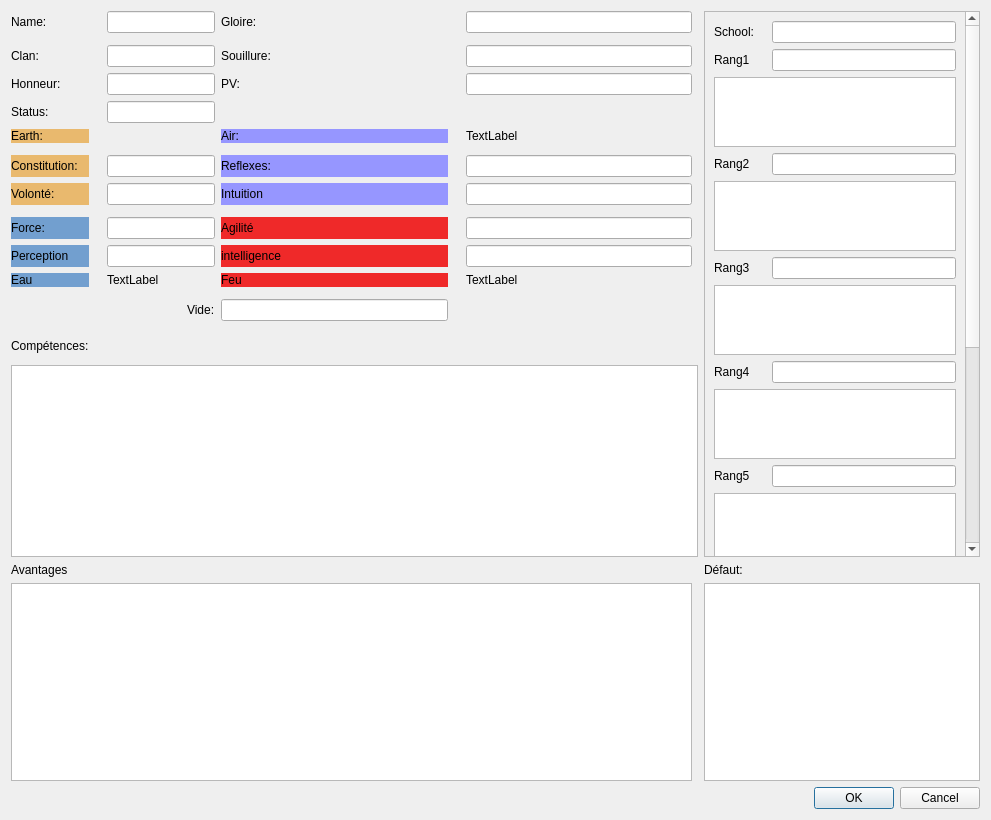
<?xml version="1.0" encoding="UTF-8"?>
<ui version="4.0">
 <class>L5RCharacterSheetDialog</class>
 <widget class="QDialog" name="L5RCharacterSheetDialog">
  <property name="geometry">
   <rect>
    <x>0</x>
    <y>0</y>
    <width>991</width>
    <height>820</height>
   </rect>
  </property>
  <property name="windowTitle">
   <string>Dialog</string>
  </property>
  <layout class="QGridLayout" name="gridLayout" rowstretch="0,0,0,0,0,0,0,0,0,0,0,0,0,0,0,0,0,0,0,0,0,0,0,0,0,0,0,0,0,0,0,0" columnstretch="0,0,0,0,0,0,0,0,0,0,0,0,0,0,0,0,0">
   <property name="sizeConstraint">
    <enum>QLayout::SetMinimumSize</enum>
   </property>
   <item row="15" column="5">
    <widget class="QLabel" name="label_25">
     <property name="text">
      <string>Vide:</string>
     </property>
    </widget>
   </item>
   <item row="30" column="12" colspan="5">
    <widget class="QTextEdit" name="m_defaut"/>
   </item>
   <item row="9" column="6">
    <widget class="QLabel" name="label_12">
     <property name="styleSheet">
      <string notr="true">background-color: rgb(150, 150, 255);</string>
     </property>
     <property name="text">
      <string>Intuition</string>
     </property>
    </widget>
   </item>
   <item row="1" column="6" colspan="3">
    <widget class="QLabel" name="label_29">
     <property name="text">
      <string>Gloire:</string>
     </property>
    </widget>
   </item>
   <item row="1" column="3" colspan="3">
    <widget class="QLineEdit" name="m_name"/>
   </item>
   <item row="12" column="9">
    <widget class="QLineEdit" name="m_intell"/>
   </item>
   <item row="1" column="0" colspan="3">
    <widget class="QLabel" name="label">
     <property name="text">
      <string>Name:</string>
     </property>
    </widget>
   </item>
   <item row="6" column="0">
    <widget class="QLabel" name="label_4">
     <property name="styleSheet">
      <string notr="true">background-color: rgb(233, 185, 110);</string>
     </property>
     <property name="text">
      <string>Earth:</string>
     </property>
    </widget>
   </item>
   <item row="5" column="3" colspan="3">
    <widget class="QLineEdit" name="m_status"/>
   </item>
   <item row="11" column="6">
    <widget class="QLabel" name="label_13">
     <property name="styleSheet">
      <string notr="true">background-color: rgb(239, 41, 41);</string>
     </property>
     <property name="text">
      <string>Agilité</string>
     </property>
    </widget>
   </item>
   <item row="15" column="6">
    <widget class="QLineEdit" name="m_vide"/>
   </item>
   <item row="3" column="0" colspan="3">
    <widget class="QLabel" name="label_2">
     <property name="text">
      <string>Clan:</string>
     </property>
    </widget>
   </item>
   <item row="13" column="0">
    <widget class="QLabel" name="label_9">
     <property name="styleSheet">
      <string notr="true">background-color: rgb(114, 159, 207);</string>
     </property>
     <property name="text">
      <string>Eau</string>
     </property>
    </widget>
   </item>
   <item row="20" column="0" rowspan="9" colspan="11">
    <widget class="QTextEdit" name="m_comps"/>
   </item>
   <item row="4" column="6">
    <widget class="QLabel" name="label_30">
     <property name="text">
      <string>PV:</string>
     </property>
    </widget>
   </item>
   <item row="9" column="9">
    <widget class="QLineEdit" name="m_intuition"/>
   </item>
   <item row="4" column="3" colspan="3">
    <widget class="QLineEdit" name="m_honor"/>
   </item>
   <item row="3" column="6" colspan="3">
    <widget class="QLabel" name="label_31">
     <property name="text">
      <string>Souillure:</string>
     </property>
    </widget>
   </item>
   <item row="1" column="9">
    <widget class="QLineEdit" name="m_gloire"/>
   </item>
   <item row="29" column="12" colspan="2">
    <widget class="QLabel" name="label_27">
     <property name="text">
      <string>Défaut:</string>
     </property>
    </widget>
   </item>
   <item row="30" column="0" colspan="10">
    <widget class="QTextEdit" name="m_adv"/>
   </item>
   <item row="4" column="9">
    <widget class="QLineEdit" name="m_pv"/>
   </item>
   <item row="8" column="0">
    <widget class="QLabel" name="label_5">
     <property name="styleSheet">
      <string notr="true">background-color: rgb(233, 185, 110);</string>
     </property>
     <property name="text">
      <string>Constitution:</string>
     </property>
    </widget>
   </item>
   <item row="11" column="0">
    <widget class="QLabel" name="label_7">
     <property name="styleSheet">
      <string notr="true">background-color: rgb(114, 159, 207);</string>
     </property>
     <property name="text">
      <string>Force:</string>
     </property>
    </widget>
   </item>
   <item row="11" column="9">
    <widget class="QLineEdit" name="m_agi"/>
   </item>
   <item row="5" column="0">
    <widget class="QLabel" name="label_32">
     <property name="text">
      <string>Status:</string>
     </property>
    </widget>
   </item>
   <item row="4" column="0">
    <widget class="QLabel" name="label_28">
     <property name="text">
      <string>Honneur:</string>
     </property>
    </widget>
   </item>
   <item row="9" column="3" colspan="3">
    <widget class="QLineEdit" name="m_volo"/>
   </item>
   <item row="13" column="6">
    <widget class="QLabel" name="label_15">
     <property name="styleSheet">
      <string notr="true">background-color: rgb(239, 41, 41);</string>
     </property>
     <property name="text">
      <string>Feu</string>
     </property>
    </widget>
   </item>
   <item row="6" column="6">
    <widget class="QLabel" name="label_10">
     <property name="styleSheet">
      <string notr="true">background-color: rgb(150, 150, 255);</string>
     </property>
     <property name="text">
      <string>Air:</string>
     </property>
    </widget>
   </item>
   <item row="3" column="3" colspan="3">
    <widget class="QLineEdit" name="m_clan"/>
   </item>
   <item row="29" column="0" colspan="4">
    <widget class="QLabel" name="label_26">
     <property name="text">
      <string>Avantages</string>
     </property>
    </widget>
   </item>
   <item row="31" column="13" colspan="4">
    <widget class="QDialogButtonBox" name="buttonBox">
     <property name="orientation">
      <enum>Qt::Horizontal</enum>
     </property>
     <property name="standardButtons">
      <set>QDialogButtonBox::Cancel|QDialogButtonBox::Ok</set>
     </property>
    </widget>
   </item>
   <item row="11" column="3" colspan="3">
    <widget class="QLineEdit" name="m_force"/>
   </item>
   <item row="8" column="9">
    <widget class="QLineEdit" name="m_reflexes"/>
   </item>
   <item row="9" column="0">
    <widget class="QLabel" name="label_6">
     <property name="styleSheet">
      <string notr="true">background-color: rgb(233, 185, 110);</string>
     </property>
     <property name="text">
      <string>Volonté:</string>
     </property>
    </widget>
   </item>
   <item row="12" column="6">
    <widget class="QLabel" name="label_14">
     <property name="styleSheet">
      <string notr="true">background-color: rgb(239, 41, 41);</string>
     </property>
     <property name="text">
      <string>intelligence</string>
     </property>
    </widget>
   </item>
   <item row="18" column="0">
    <widget class="QLabel" name="label_24">
     <property name="text">
      <string>Compétences:</string>
     </property>
    </widget>
   </item>
   <item row="12" column="3" colspan="3">
    <widget class="QLineEdit" name="m_percep"/>
   </item>
   <item row="12" column="0">
    <widget class="QLabel" name="label_8">
     <property name="styleSheet">
      <string notr="true">background-color: rgb(114, 159, 207);</string>
     </property>
     <property name="text">
      <string>Perception</string>
     </property>
    </widget>
   </item>
   <item row="3" column="9">
    <widget class="QLineEdit" name="m_souillure"/>
   </item>
   <item row="8" column="6">
    <widget class="QLabel" name="label_11">
     <property name="styleSheet">
      <string notr="true">background-color: rgb(150, 150, 255);</string>
     </property>
     <property name="text">
      <string>Reflexes:</string>
     </property>
    </widget>
   </item>
   <item row="8" column="3" colspan="3">
    <widget class="QLineEdit" name="m_const"/>
   </item>
   <item row="1" column="12" rowspan="28" colspan="5">
    <widget class="QScrollArea" name="scrollArea">
     <property name="widgetResizable">
      <bool>true</bool>
     </property>
     <widget class="QWidget" name="scrollAreaWidgetContents">
      <property name="geometry">
       <rect>
        <x>0</x>
        <y>0</y>
        <width>260</width>
        <height>899</height>
       </rect>
      </property>
      <layout class="QGridLayout" name="gridLayout_2">
       <item row="38" column="0">
        <widget class="QLabel" name="label_23">
         <property name="text">
          <string>Rang Av3</string>
         </property>
        </widget>
       </item>
       <item row="36" column="1">
        <widget class="QLineEdit" name="m_ranga2t"/>
       </item>
       <item row="24" column="0">
        <widget class="QLabel" name="label_19">
         <property name="text">
          <string>Rang4</string>
         </property>
        </widget>
       </item>
       <item row="38" column="1">
        <widget class="QLineEdit" name="m_ranga3t"/>
       </item>
       <item row="37" column="0" colspan="2">
        <widget class="QTextEdit" name="m_ranga2d"/>
       </item>
       <item row="9" column="0" colspan="2">
        <widget class="QTextEdit" name="m_rang2d"/>
       </item>
       <item row="27" column="0" colspan="2">
        <widget class="QTextEdit" name="m_rang4d"/>
       </item>
       <item row="7" column="0" colspan="2">
        <widget class="QTextEdit" name="m_rang1d"/>
       </item>
       <item row="10" column="1">
        <widget class="QLineEdit" name="m_rang3t"/>
       </item>
       <item row="24" column="1">
        <widget class="QLineEdit" name="m_rang4t"/>
       </item>
       <item row="8" column="1">
        <widget class="QLineEdit" name="m_rang2t"/>
       </item>
       <item row="10" column="0">
        <widget class="QLabel" name="label_18">
         <property name="text">
          <string>Rang3</string>
         </property>
        </widget>
       </item>
       <item row="8" column="0">
        <widget class="QLabel" name="label_17">
         <property name="text">
          <string>Rang2</string>
         </property>
        </widget>
       </item>
       <item row="29" column="0">
        <widget class="QLabel" name="label_21">
         <property name="text">
          <string>Rang5</string>
         </property>
        </widget>
       </item>
       <item row="14" column="0" colspan="2">
        <widget class="QTextEdit" name="m_rang3d"/>
       </item>
       <item row="29" column="1">
        <widget class="QLineEdit" name="m_rang5t"/>
       </item>
       <item row="1" column="0">
        <widget class="QLabel" name="label_3">
         <property name="text">
          <string>School:</string>
         </property>
        </widget>
       </item>
       <item row="33" column="0">
        <widget class="QLabel" name="label_22">
         <property name="text">
          <string>Rang Av1</string>
         </property>
        </widget>
       </item>
       <item row="36" column="0">
        <widget class="QLabel" name="label_20">
         <property name="text">
          <string>Rang Av2</string>
         </property>
        </widget>
       </item>
       <item row="1" column="1">
        <widget class="QLineEdit" name="m_school"/>
       </item>
       <item row="33" column="1">
        <widget class="QLineEdit" name="m_ranga1t"/>
       </item>
       <item row="30" column="0" colspan="2">
        <widget class="QTextEdit" name="m_rang5d"/>
       </item>
       <item row="2" column="1">
        <widget class="QLineEdit" name="m_rang1t"/>
       </item>
       <item row="2" column="0">
        <widget class="QLabel" name="label_16">
         <property name="text">
          <string>Rang1</string>
         </property>
        </widget>
       </item>
       <item row="39" column="0" colspan="2">
        <widget class="QTextEdit" name="m_ranga3d"/>
       </item>
       <item row="34" column="0" colspan="2">
        <widget class="QTextEdit" name="m_ranga1d"/>
       </item>
      </layout>
     </widget>
    </widget>
   </item>
   <item row="6" column="3">
    <widget class="QLabel" name="m_earth">
     <property name="text">
      <string/>
     </property>
    </widget>
   </item>
   <item row="13" column="3">
    <widget class="QLabel" name="m_water">
     <property name="text">
      <string>TextLabel</string>
     </property>
    </widget>
   </item>
   <item row="13" column="9">
    <widget class="QLabel" name="m_fire">
     <property name="text">
      <string>TextLabel</string>
     </property>
    </widget>
   </item>
   <item row="6" column="9">
    <widget class="QLabel" name="m_air">
     <property name="text">
      <string>TextLabel</string>
     </property>
    </widget>
   </item>
  </layout>
 </widget>
 <resources/>
 <connections>
  <connection>
   <sender>buttonBox</sender>
   <signal>accepted()</signal>
   <receiver>L5RCharacterSheetDialog</receiver>
   <slot>accept()</slot>
   <hints>
    <hint type="sourcelabel">
     <x>248</x>
     <y>254</y>
    </hint>
    <hint type="destinationlabel">
     <x>157</x>
     <y>274</y>
    </hint>
   </hints>
  </connection>
  <connection>
   <sender>buttonBox</sender>
   <signal>rejected()</signal>
   <receiver>L5RCharacterSheetDialog</receiver>
   <slot>reject()</slot>
   <hints>
    <hint type="sourcelabel">
     <x>316</x>
     <y>260</y>
    </hint>
    <hint type="destinationlabel">
     <x>286</x>
     <y>274</y>
    </hint>
   </hints>
  </connection>
 </connections>
</ui>
